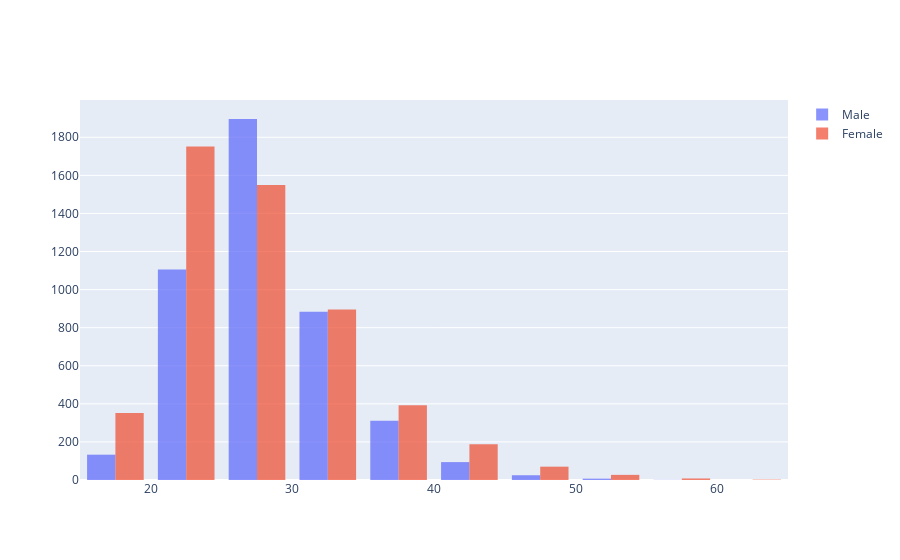

The notebook cell saved with this chart:
### Code cell
fig= go.Figure()
fig.add_trace(go.Histogram(x=merged_inner[merged_inner['TESEX'] == 1] ['ERBMI'] , name='Male'))
fig.add_trace(go.Histogram(x=merged_inner[merged_inner['TESEX'] == 2] ['ERBMI'] , name='Female'))
fig.update_traces(opacity = 0.75, xbins=dict(start=15, end= 65, size=5 ))
fig.show()

### Figure 1 — Plotly figure (JSON) as saved in the notebook; plotly's stock layout.template omitted (floating-point values rounded to 4 significant figures; data arrays with more than 128 entries replaced by an {"elided": "..."} marker saying what was removed)
{"data": [{"name": "Male", "opacity": 0.75, "type": "histogram", "x": {"elided": "4670 float values"}, "xbins": {"end": 65, "size": 5, "start": 15}}, {"name": "Female", "opacity": 0.75, "type": "histogram", "x": {"elided": "5823 float values"}, "xbins": {"end": 65, "size": 5, "start": 15}}], "layout": {}}
